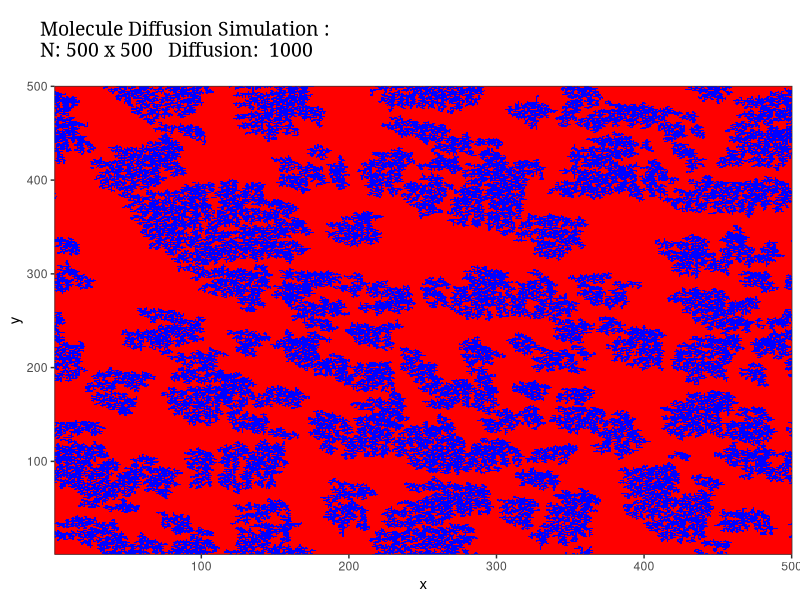
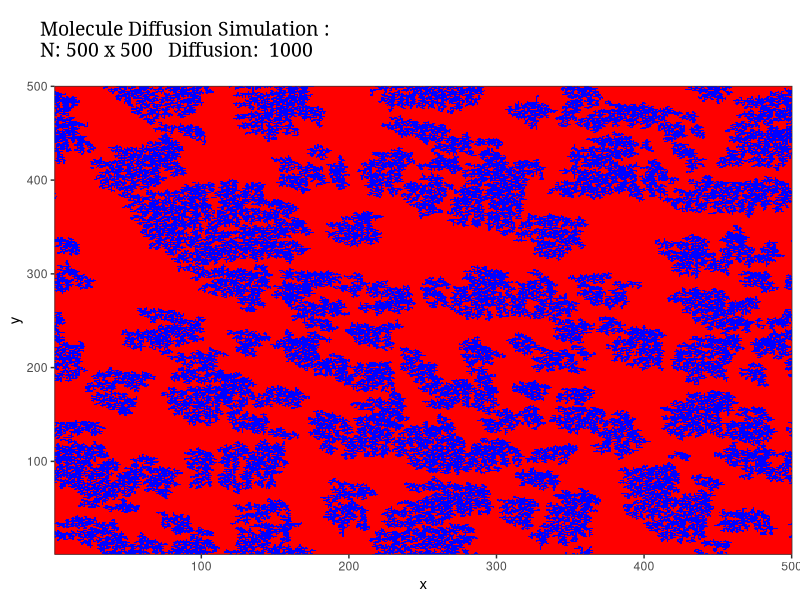

These figures' R source, in order:
#########################################
# growth of molecules on surface by diffusion
#
# (c) 2019 Thomas Gredig
#########################################

#  Model Parameters
##########################
library(ggplot2)
library(cowplot)

# Parameters
############
N = 500           # array size
diffusionSteps = 1000
conv.eq = 500   # convergence to equilibrium
conv = 500      # measurements
reInit = FALSE  # re-initialize for new temperature
path.FIGS = 'images'
path.DATA = 'data'


# Monte Carlo Step
molDiffusion <- function(x,y) {
  steps=0
  while(steps<diffusionSteps) {
    nb=mol[(x %% N)+1,y] + mol[((x-2) %% N)+1,y] + 
      mol[x,(y %% N)+1] + mol[x,((y-2) %% N)+1] 
    if(nb>0) break
    # otherwise do a diffusion step
    if (runif(1)>0.5) { 
      x = ((x+round(runif(1,0,1))*2) %% N) + 1
    } 
    if (runif(1)>0.5) { #else {
      y = ((y+round(runif(1,0,1))*2 ) %% N) + 1
    }
    steps=steps+1
  }
  mol[x,y] <<- 1
}

# adding one molecule
molAdd <- function() {
  if (sum(mol)>N*N) break
  while(1) {
    x=round(runif(1,min=1,max=N))
    y=round(runif(1,min=1,max=N))
    if(mol[x,y]==0) break
  }
  molDiffusion(x,y)
}

rasterGraph <- function(N, spinMatrix) {
  df = expand.grid(x = 1:N, y = 1:N)
  df$spin = as.vector(spinMatrix)
  ggplot(df, aes(x,y, fill=spin)) + geom_raster() + 
    scale_x_continuous(expand=c(0,0))+
    scale_fill_gradientn(colors=c("red","blue"))+
    scale_y_continuous(expand=c(0,0))+
    theme_bw() + theme(legend.position='none')
}



# Array Initialization
######################
mol = matrix(data=0, nrow=N, ncol=N)
for(i in 1:(N/2)) {
  for(j in 1:N) {
    molAdd()
  }
  # Sample Output
  ###############
  #print(rasterGraph(N,mol))
  #sum(mol)
  #Sys.sleep(0.1)
}


theme_georgia <- function(...) {
  theme_gray(base_family = "Georgia", ...) + 
    theme(plot.title = element_text(face = "plain"))
}

g1 = rasterGraph(N,mol)
title_theme <- ggdraw() +
  draw_label(paste("Molecule Diffusion Simulation : \nN:",N,'x',N,"  Diffusion: ",diffusionSteps), 
             fontfamily = theme_georgia()$text$family, 
             fontface = theme_georgia()$plot.title$face, x = 0.05, hjust = 0)
  
plot_grid(title_theme,g1, ncol = 1, rel_heights = c(0.15, 1))
ggsave(file.path(path.FIGS,paste0('MolDiff-Side-',N,'x',N,'-D',diffusionSteps,'.png')), 
       width=4, height=4, dpi=300)


